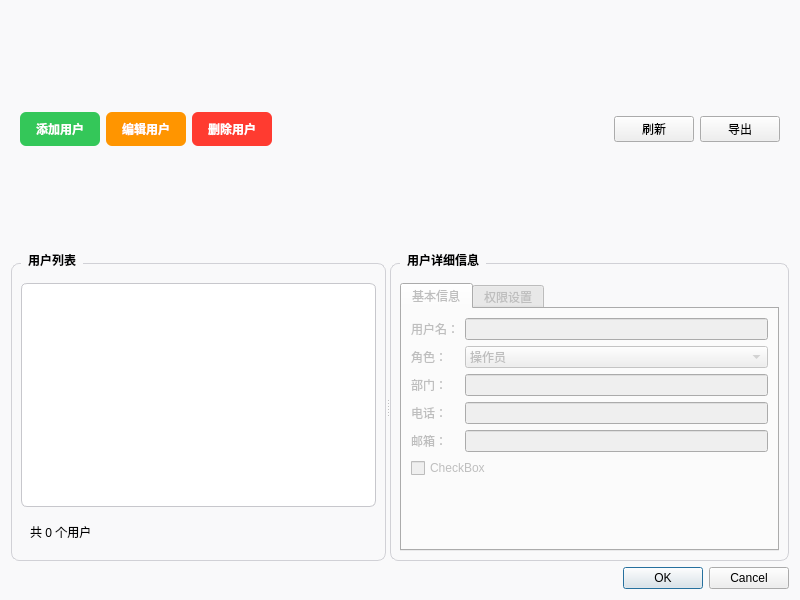
<?xml version="1.0" encoding="UTF-8"?>
<ui version="4.0">
 <class>UserManageDialog</class>
 <widget class="QDialog" name="UserManageDialog">
  <property name="geometry">
   <rect>
    <x>0</x>
    <y>0</y>
    <width>800</width>
    <height>600</height>
   </rect>
  </property>
  <property name="windowTitle">
   <string>用户管理</string>
  </property>
  <property name="styleSheet">
   <string notr="true">QDialog {
    background-color: #f9f9fa;
}
QGroupBox {
    border: 1px solid #d1d1d6;
    border-radius: 8px;
    margin-top: 10px;
    font-weight: 500;
    padding-top: 10px;
}
QGroupBox::title {
    subcontrol-origin: margin;
    left: 10px;
    padding: 0 5px 0 5px;
}
QTableView {
    border: 1px solid #c7c7cc;
    border-radius: 6px;
    background-color: white;
    alternate-background-color: #f9f9fa;
    selection-background-color: rgba(0, 122, 255, 0.1);
    selection-color: #007AFF;
    outline: none;
}</string>
  </property>
  <layout class="QVBoxLayout" name="verticalLayout">
   <item>
    <widget class="QFrame" name="frameToolbar">
     <property name="frameShape">
      <enum>QFrame::Shape::NoFrame</enum>
     </property>
     <property name="frameShadow">
      <enum>QFrame::Shadow::Raised</enum>
     </property>
     <layout class="QHBoxLayout" name="horizontalLayout">
      <item>
       <widget class="QPushButton" name="btnAdd">
        <property name="styleSheet">
         <string notr="true">QPushButton {
    background-color: #34C759;
    color: white;
    border: none;
    border-radius: 6px;
    padding: 8px 16px;
    font-weight: 500;
}
QPushButton:hover {
    background-color: #2DAB4E;
}</string>
        </property>
        <property name="text">
         <string>添加用户</string>
        </property>
        <property name="icon">
         <iconset>
          <normaloff>:/icons/add.png</normaloff>:/icons/add.png</iconset>
        </property>
       </widget>
      </item>
      <item>
       <widget class="QPushButton" name="btnEdit">
        <property name="styleSheet">
         <string notr="true">QPushButton {
    background-color: #FF9500;
    color: white;
    border: none;
    border-radius: 6px;
    padding: 8px 16px;
    font-weight: 500;
}
QPushButton:hover {
    background-color: #E68600;
}</string>
        </property>
        <property name="text">
         <string>编辑用户</string>
        </property>
        <property name="icon">
         <iconset>
          <normaloff>:/icons/edit.png</normaloff>:/icons/edit.png</iconset>
        </property>
       </widget>
      </item>
      <item>
       <widget class="QPushButton" name="btnDelete">
        <property name="styleSheet">
         <string notr="true">QPushButton {
    background-color: #FF3B30;
    color: white;
    border: none;
    border-radius: 6px;
    padding: 8px 16px;
    font-weight: 500;
}
QPushButton:hover {
    background-color: #E5352B;
}</string>
        </property>
        <property name="text">
         <string>删除用户</string>
        </property>
        <property name="icon">
         <iconset>
          <normaloff>:/icons/delete.png</normaloff>:/icons/delete.png</iconset>
        </property>
       </widget>
      </item>
      <item>
       <spacer name="horizontalSpacer">
        <property name="orientation">
         <enum>Qt::Orientation::Horizontal</enum>
        </property>
        <property name="sizeHint" stdset="0">
         <size>
          <width>40</width>
          <height>20</height>
         </size>
        </property>
       </spacer>
      </item>
      <item>
       <widget class="QPushButton" name="pushButtonRefresh">
        <property name="text">
         <string>刷新</string>
        </property>
        <property name="icon">
         <iconset>
          <normaloff>:/icons/refresh.png</normaloff>:/icons/refresh.png</iconset>
        </property>
       </widget>
      </item>
      <item>
       <widget class="QPushButton" name="pushButtonExport">
        <property name="text">
         <string>导出</string>
        </property>
        <property name="icon">
         <iconset>
          <normaloff>:/icons/export.png</normaloff>:/icons/export.png</iconset>
        </property>
       </widget>
      </item>
     </layout>
    </widget>
   </item>
   <item>
    <widget class="QSplitter" name="splitter">
     <property name="orientation">
      <enum>Qt::Orientation::Horizontal</enum>
     </property>
     <widget class="QGroupBox" name="groupBoxUserList">
      <property name="title">
       <string>用户列表</string>
      </property>
      <layout class="QVBoxLayout" name="verticalLayout_2">
       <item>
        <widget class="QTableWidget" name="tableUsers">
         <property name="alternatingRowColors">
          <bool>true</bool>
         </property>
         <property name="selectionMode">
          <enum>QAbstractItemView::SelectionMode::SingleSelection</enum>
         </property>
         <property name="selectionBehavior">
          <enum>QAbstractItemView::SelectionBehavior::SelectRows</enum>
         </property>
         <attribute name="horizontalHeaderMinimumSectionSize">
          <number>0</number>
         </attribute>
         <attribute name="horizontalHeaderHighlightSections">
          <bool>true</bool>
         </attribute>
        </widget>
       </item>
       <item>
        <widget class="QFrame" name="frameStatus">
         <property name="frameShape">
          <enum>QFrame::Shape::NoFrame</enum>
         </property>
         <property name="frameShadow">
          <enum>QFrame::Shadow::Raised</enum>
         </property>
         <layout class="QHBoxLayout" name="horizontalLayout_2">
          <item>
           <widget class="QLabel" name="labelCount">
            <property name="text">
             <string>共 0 个用户</string>
            </property>
           </widget>
          </item>
          <item>
           <spacer name="horizontalSpacer_2">
            <property name="orientation">
             <enum>Qt::Orientation::Horizontal</enum>
            </property>
            <property name="sizeHint" stdset="0">
             <size>
              <width>40</width>
              <height>20</height>
             </size>
            </property>
           </spacer>
          </item>
         </layout>
        </widget>
       </item>
      </layout>
     </widget>
     <widget class="QGroupBox" name="groupBoxDetails">
      <property name="title">
       <string>用户详细信息</string>
      </property>
      <layout class="QVBoxLayout" name="verticalLayout_3">
       <item>
        <widget class="QTabWidget" name="tabWidget">
         <property name="enabled">
          <bool>false</bool>
         </property>
         <property name="currentIndex">
          <number>0</number>
         </property>
         <widget class="QWidget" name="tabBasic">
          <attribute name="title">
           <string>基本信息</string>
          </attribute>
          <layout class="QVBoxLayout" name="verticalLayout_4">
           <item>
            <layout class="QFormLayout" name="formLayout">
             <item row="0" column="0">
              <widget class="QLabel" name="labelDetailUsername">
               <property name="text">
                <string>用户名：</string>
               </property>
              </widget>
             </item>
             <item row="0" column="1">
              <widget class="QLineEdit" name="usernameEdit"/>
             </item>
             <item row="1" column="0">
              <widget class="QLabel" name="labelDetailRole">
               <property name="text">
                <string>角色：</string>
               </property>
              </widget>
             </item>
             <item row="1" column="1">
              <widget class="QComboBox" name="roleCombo">
               <item>
                <property name="text">
                 <string>操作员</string>
                </property>
               </item>
               <item>
                <property name="text">
                 <string>工程师</string>
                </property>
               </item>
               <item>
                <property name="text">
                 <string>管理员</string>
                </property>
               </item>
              </widget>
             </item>
             <item row="2" column="0">
              <widget class="QLabel" name="labelDetailDepartment">
               <property name="text">
                <string>部门：</string>
               </property>
              </widget>
             </item>
             <item row="2" column="1">
              <widget class="QLineEdit" name="departmentEdit"/>
             </item>
             <item row="3" column="0">
              <widget class="QLabel" name="labelDetailPhone">
               <property name="text">
                <string>电话：</string>
               </property>
              </widget>
             </item>
             <item row="3" column="1">
              <widget class="QLineEdit" name="phoneEdit"/>
             </item>
             <item row="4" column="0">
              <widget class="QLabel" name="labelDetailEmail">
               <property name="text">
                <string>邮箱：</string>
               </property>
              </widget>
             </item>
             <item row="4" column="1">
              <widget class="QLineEdit" name="emailEdit"/>
             </item>
            </layout>
           </item>
           <item>
            <widget class="QCheckBox" name="enabledCheck">
             <property name="text">
              <string>CheckBox</string>
             </property>
            </widget>
           </item>
           <item>
            <spacer name="verticalSpacer">
             <property name="orientation">
              <enum>Qt::Orientation::Vertical</enum>
             </property>
             <property name="sizeHint" stdset="0">
              <size>
               <width>20</width>
               <height>40</height>
              </size>
             </property>
            </spacer>
           </item>
          </layout>
         </widget>
         <widget class="QWidget" name="tabPermissions">
          <property name="acceptDrops">
           <bool>false</bool>
          </property>
          <attribute name="title">
           <string>权限设置</string>
          </attribute>
          <layout class="QVBoxLayout" name="verticalLayout_5">
           <item>
            <widget class="QGroupBox" name="groupBoxPermissions">
             <property name="title">
              <string>功能权限</string>
             </property>
             <layout class="QGridLayout" name="gridLayout">
              <item row="0" column="0">
               <widget class="QCheckBox" name="checkBoxRead">
                <property name="text">
                 <string>数据查看</string>
                </property>
               </widget>
              </item>
              <item row="0" column="1">
               <widget class="QCheckBox" name="checkBoxWrite">
                <property name="text">
                 <string>数据写入</string>
                </property>
               </widget>
              </item>
              <item row="0" column="2">
               <widget class="QCheckBox" name="checkBoxConfigure">
                <property name="text">
                 <string>系统配置</string>
                </property>
               </widget>
              </item>
              <item row="1" column="0">
               <widget class="QCheckBox" name="checkBoxAlarm">
                <property name="text">
                 <string>报警管理</string>
                </property>
               </widget>
              </item>
              <item row="1" column="1">
               <widget class="QCheckBox" name="checkBoxReport">
                <property name="text">
                 <string>报表生成</string>
                </property>
               </widget>
              </item>
              <item row="1" column="2">
               <widget class="QCheckBox" name="checkBoxUserManage">
                <property name="text">
                 <string>用户管理</string>
                </property>
               </widget>
              </item>
              <item row="2" column="0">
               <widget class="QCheckBox" name="checkBoxHistory">
                <property name="text">
                 <string>历史数据</string>
                </property>
               </widget>
              </item>
              <item row="2" column="1">
               <widget class="QCheckBox" name="checkBoxExport">
                <property name="text">
                 <string>数据导出</string>
                </property>
               </widget>
              </item>
             </layout>
            </widget>
           </item>
           <item>
            <widget class="QGroupBox" name="groupBoxTime">
             <property name="title">
              <string>登录时间限制</string>
             </property>
             <layout class="QFormLayout" name="formLayout_2">
              <item row="0" column="0">
               <widget class="QLabel" name="labelTimeStart">
                <property name="text">
                 <string>开始时间：</string>
                </property>
               </widget>
              </item>
              <item row="0" column="1">
               <widget class="QTimeEdit" name="timeEditStart">
                <property name="time">
                 <time>
                  <hour>0</hour>
                  <minute>0</minute>
                  <second>0</second>
                 </time>
                </property>
               </widget>
              </item>
              <item row="1" column="0">
               <widget class="QLabel" name="labelTimeEnd">
                <property name="text">
                 <string>结束时间：</string>
                </property>
               </widget>
              </item>
              <item row="1" column="1">
               <widget class="QTimeEdit" name="timeEditEnd">
                <property name="time">
                 <time>
                  <hour>23</hour>
                  <minute>59</minute>
                  <second>59</second>
                 </time>
                </property>
               </widget>
              </item>
             </layout>
            </widget>
           </item>
          </layout>
         </widget>
        </widget>
       </item>
      </layout>
     </widget>
    </widget>
   </item>
   <item>
    <widget class="QDialogButtonBox" name="buttonBox">
     <property name="orientation">
      <enum>Qt::Orientation::Horizontal</enum>
     </property>
     <property name="standardButtons">
      <set>QDialogButtonBox::StandardButton::Cancel|QDialogButtonBox::StandardButton::Ok</set>
     </property>
    </widget>
   </item>
  </layout>
 </widget>
 <resources/>
 <connections/>
</ui>
